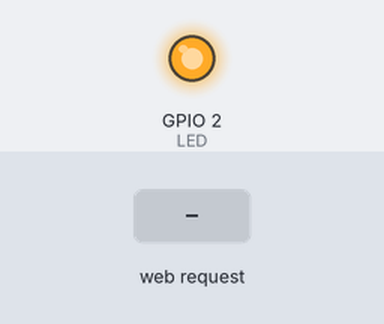
Bench run of a sketch on a simulated ESP8266 (NodeMCU). On the bench: output pins drawn as LEDs (lit = HIGH). The test bench sets the inputs (shaded band). WiFi joins after 1.5 s; servers stay silent unless stated; uploads are accepted with an empty reply; EEPROM starts erased; what the sketch prints to the serial monitor is not drawn.

Above: at 4.9 s.
5.0 s: HTTP request GET /LED received
At 6.1 s:
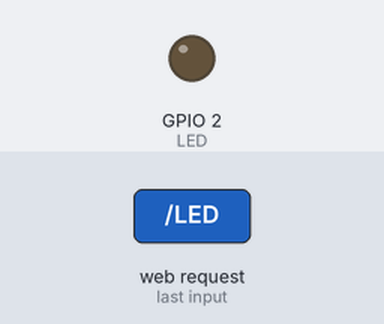
6.5 s: HTTP request GET /LED?SSID_=Disable received
At 7.2 s:
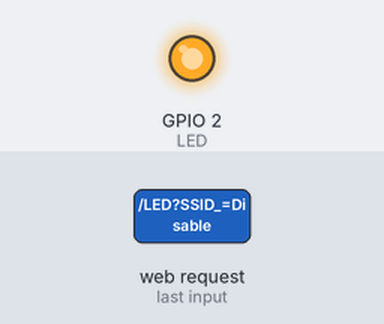
8.0 s: HTTP request GET /LED?SSID_=Enable received
At 8.3 s:
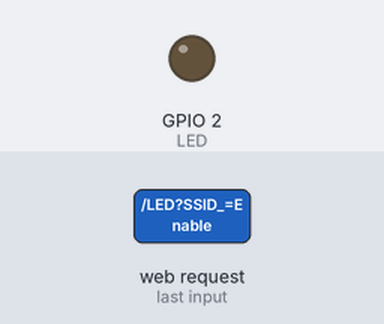
Timing chart, 0 to 11.0 s (numbered marks = the images above; inputs shaded):
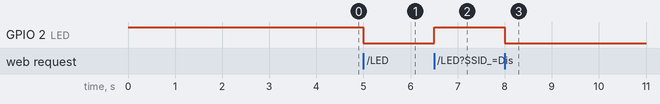

The sketch:

AP-server.ino
```cpp
#include <ESP8266WiFi.h>
#include <WiFiClient.h>
#include <ESP8266WebServer.h>
#include <ESP8266HTTPClient.h>
#include <EEPROM.h>


const char *ssid = "**Smart Socket**";
const char *serial = "1596347812";
#define LED 2

String status;
String status_old = "Disable";
bool status_var;

char LAN_SSID[16];
char LAN_PSWD[16];
char ipAddr[16];
String accID;

ESP8266WebServer server(80);
HTTPClient http;
unsigned long timeStart;

void setup() {
  pinMode(LED,OUTPUT);
  digitalWrite(LED,1);
  //pinMode(3,OUTPUT);
	timeStart = millis();
	Serial.begin(115200);
	delay(1000);
	readEEPROM(0,16,LAN_SSID);
	readEEPROM(17,16,LAN_PSWD);
	delay(1000);
	Serial.println("LAN_SSID and LAN_PSWD");
	Serial.println(LAN_SSID);
	Serial.println(LAN_PSWD);

	if (LAN_SSID[15] =='*') {
	  WiFi.mode(WIFI_AP);
	  WiFi.softAP(ssid);
	} else {
		Serial.println("Connect to WIFI");
  		Serial.print(LAN_SSID);
  		Serial.print(" ");
		Serial.println(LAN_PSWD);
		WiFi.mode(WIFI_STA);
		WiFi.begin(LAN_SSID,LAN_PSWD);
		byte tries = 30;
		while (--tries && WiFi.status() != WL_CONNECTED) {
			delay(500);
    		Serial.print(".");
  		}

		if (WiFi.status() == WL_CONNECTED) {
			Serial.println(WiFi.localIP());
			Serial.print("WiFi connected to ");
			Serial.println(LAN_SSID);

  			readEEPROM(34,16,ipAddr);
  			IPAddress broadCast = WiFi.localIP();
    		String ip;
		    for(int i = 0; i < 4; i++) {
		    	ip += String(broadCast[i]);
		      	if(i < 3)ip += ".";
		  	}

			for(int i = 0; i<16;i++) {
				if(ip[i]!= ipAddr[i]) {
					reqToChangeIP(ip);
					writeEEPROM(34,16,strdup(ip.c_str()));
					break;
				}
			}

  		}


		if (WiFi.status() != WL_CONNECTED)  {
			Serial.println("");
		    Serial.println("WiFi up AP");
		    WiFi.mode(WIFI_AP);
		    WiFi.softAP(ssid);
		    Serial.println(WiFi.softAPIP());
		}

	}

	if(LAN_SSID[15] =='*'){
	  server.on("/", []() {
	    server.send(200, "text/html", first_conncet());
	  });
	  server.on("/config", []() {
	    writeEEPROM(0,16,strdup((server.arg("SSID_").c_str())));
	    writeEEPROM(17,33,strdup((server.arg("PASSWORD_").c_str())));
	    server.send(200, "text/html", "OK" );
	    delay(1000);
	    ESP.restart();
	  });
	}
	else {
		Serial.println("normal work");

		server.on("/", []() {
			server.send(200, "text/html", normal_conncet());
		});

		server.on("/LED", [](){
			server.send(200, "text/html", chek_control());
			});

	  	server.on("/clean_ssid", []() {
	  		char * ssid_ = strdup(ssid);
		    writeEEPROM(0,16,ssid_);
		    server.send(200, "text/html", "OK" );
		    delay(1000);
		    ESP.restart();
		});
/*
		server.on("/Sensor", []() {
			server.send(200, "text/html", getSensorProperty());
		});
*/
	  	server.on("/config", []() {
	  		writeEEPROM(0,16,strdup((server.arg("SSID_").c_str())));
	    	writeEEPROM(17,33,strdup((server.arg("PASSWORD_").c_str())));
	    	server.send(200, "text/html", "OK" );
	    	delay(1000);
	    	ESP.restart();
	    });
	}

  server.begin();
}


void loop() {
  server.handleClient();
  if(millis() - timeStart > 5000 && accID == "") {
  	timeStart = millis();
  	reqToChangeIP(String(ipAddr));
  	Serial.println(String(ipAddr));
  	//Serial.println(String(millis()));
  }
}

String first_conncet() {
  String data = "<!DOCTYPE HTML> ";
  data += "<html> ";
  data += "<head> ";
  data += "<meta charset='utf-8'> ";
  data += "<title>Welcome to Smart Socket</title> ";
  data += "</head> ";

  data += "<body> ";
  data += "<h1 align='center'> Welcome <hr> </h1> ";
  data += "<h2 align='center'> This is first connection.  <p> Plese to input SSID and password of Your WIFI</p> </h2> ";
  data += "<form action='config' align='center'>";
  data += "<p> <b> SSID : </b><input type='text' name='SSID_'></p>";
  data += "<p> <b> PASSWORD : </b><input type='text' name='PASSWORD_'></p>";
  data += "<p><button type='submit'>Restart</button></p>";
  data += "</form>";

  data += "</body> ";
  data += "</html> ";
  return data;
}
String normal_conncet() {
  String data = "<!DOCTYPE HTML> ";
  data += "<html> ";
  data += "<head> ";
  data += "<meta charset='utf-8'> ";
  data += "<title>Welcome to Smart Socket</title> ";
  data += "</head> ";

  data += "<body> ";
  data += "<h1 align='center'> Welcome <hr> </h1> ";

  data += "<h2 align='center'> This is normal connection.  <p> If your want to clean SSID and password click button</p> </h2> ";
  data += "<form action='clean_ssid' align='center'>";
  data += "<p><button type='submit'>CLEAN</button></p>";
  data += "</form>";

  data += "<hr> <p> if your want change SSID do it this <hr> </p>";
  data += "<form action='config' align='center'>";
  data += "<p> <b> SSID : </b><input type='text' name='SSID_'></p>";
  data += "<p> <b> PASSWORD : </b><input type='text' name='PASSWORD_'></p>";
  data += "<p><button type='submit'>Restart</button></p>";
  data += "</form>";

  data += "</body> ";
  data += "</html> ";
  return data;
}

void writeEEPROM(int startAdr, int laenge, char* writeString) {
  EEPROM.begin(512); //Max bytes of eeprom to use
  yield();
  Serial.println();
  Serial.print("writing EEPROM: ");
  //write to eeprom
  for (int i = 0; i < laenge; i++) {
      EEPROM.write(startAdr + i, writeString[i]);
      Serial.print(writeString[i]);
    }
  EEPROM.commit();
  EEPROM.end();
}

void readEEPROM(int startAdr, int maxLength, char* dest) {
  EEPROM.begin(512);
  delay(10);
  for (int i = 0; i < maxLength; i++) {
      dest[i] = char(EEPROM.read(startAdr + i));
    }
  EEPROM.end();
  Serial.print("ready reading EEPROM:");
  Serial.println(dest);
}

void reqToChangeIP(String ip) {
	if (WiFi.status() == WL_CONNECTED) {
    IPAddress broadCast = WiFi.localIP();
        String ip;
        for(int i = 0; i < 4; i++) {
          ip += String(broadCast[i]);
            if(i < 3)ip += ".";
        }
		Serial.println("Start GET request");
	    String url;
	    url += "http://192.168.43.56/service/add_socket.php?";
	    url += "serial=";
	    url += String(serial);
	    url += "&ip=";
      url += ip;
	    Serial.println("ip is");
	    Serial.println(ip);
	    http.begin(url);
	    Serial.println("send");
	    int httpCode = http.GET();
	    if (httpCode > 0) {
	    	String payload = http.getString();
	        Serial.println(payload);
	        if(payload != NULL && payload != "repeat") accID = payload;
	      }
	    http.end();
	}
}

String chek_control() {
  status = server.arg(0);
  if(status != status_old){
    if(status == "Enable")status_var = false;
    else if(status == "Disable")status_var = true;
    status_old = status;
    //digitalWrite(3,status_var);
    digitalWrite(LED,status_var);

    }

    delay(10);
    return status;
  }
/*
String getSensorProperty() {
  DS18B20.requestTemperatures();
  return String(DS18B20.getTempCByIndex(0));
}
*/
```

Measured:
- after the input at 5.0 s, GPIO 2 (LED): HIGH → LOW at once
- after the input at 6.5 s, GPIO 2 (LED): LOW → HIGH at once
- after the input at 8.0 s, GPIO 2 (LED): HIGH → LOW at once
